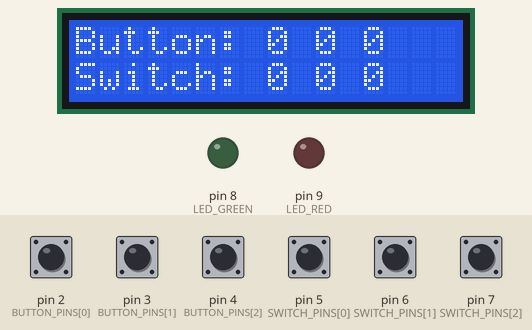
Recording of a sketch running on a simulated Arduino Uno, built with avr-gcc and run on an emulated ATmega328P. On the bench: 16×2 character LCD, output pins drawn as LEDs (lit = HIGH). Inputs (shaded band) come from the test bench; at power-on: pin 2 (BUTTON_PINS[0]), pin 3 (BUTTON_PINS[1]), pin 4 (BUTTON_PINS[2]), pin 5 (SWITCH_PINS[0]), pin 6 (SWITCH_PINS[1]), pin 7 (SWITCH_PINS[2]) HIGH.

Above: at 1.2 s.
1.3 s: pin 2 (BUTTON_PINS[0]) pulled LOW for 0.15 s
At 1.4 s:
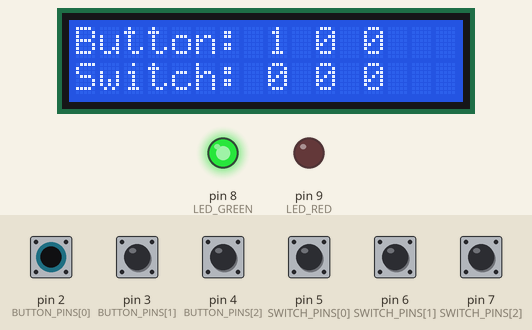
2.9 s: pin 3 (BUTTON_PINS[1]) pulled LOW for 0.15 s
At 3.03 s:
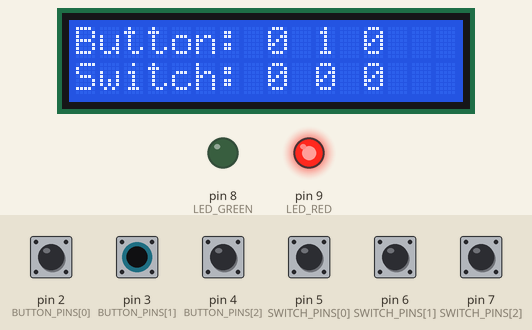
4.6 s: pin 4 (BUTTON_PINS[2]) pulled LOW for 0.15 s
At 4.73 s:
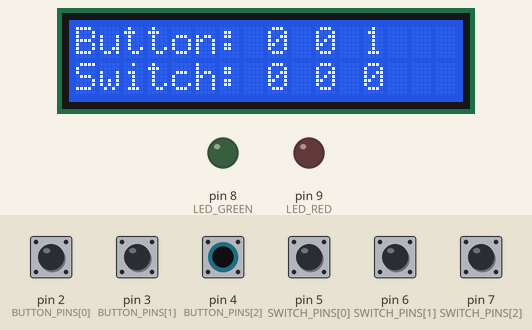
6.3 s: pin 5 (SWITCH_PINS[0]) pulled LOW for 0.15 s
At 6.43 s:
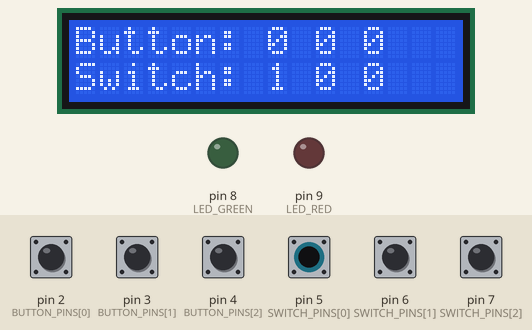
8.0 s: pin 6 (SWITCH_PINS[1]) pulled LOW for 0.15 s
At 8.13 s:
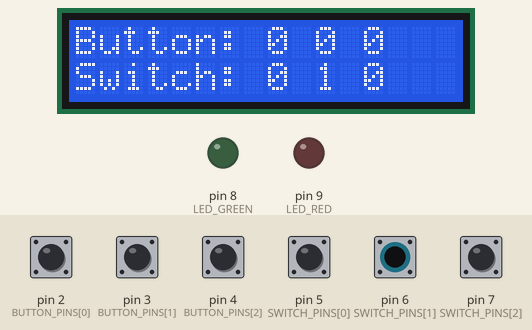
9.7 s: pin 7 (SWITCH_PINS[2]) pulled LOW for 0.15 s
At 9.84 s:
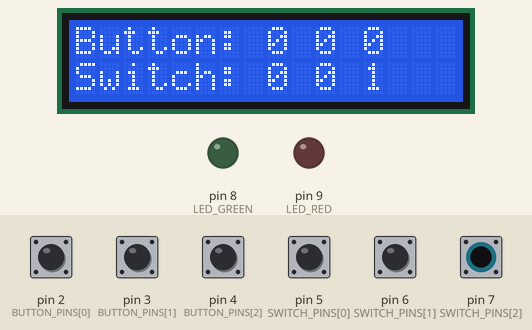
Timing chart, 0 to 12.4 s (numbered marks = the images above; inputs shaded):
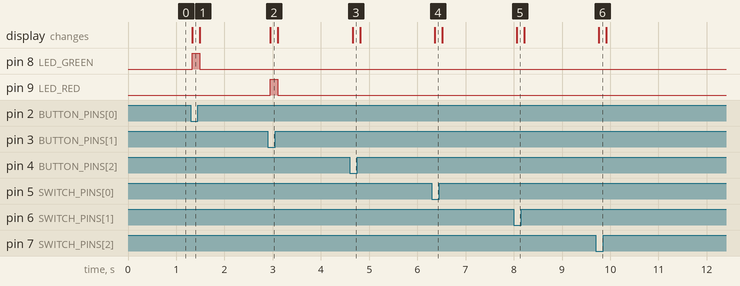

Measured:
- after the input at 1.3 s, pin 8 (LED_GREEN): LOW → HIGH at once, → LOW 0.15 s later; the display: changes at once (image 1)
- after the input at 2.9 s, pin 9 (LED_RED): LOW → HIGH after 0.05 s, → LOW 0.15 s later; the display: changes after 0.05 s (image 2)
- after the input at 4.6 s, the display: changes after 0.06 s (image 3)
- after the input at 6.3 s, the display: changes after 0.06 s (image 4)
- after the input at 8.0 s, the display: changes after 0.06 s (image 5)
- after the input at 9.7 s, the display: changes after 0.06 s (image 6)

The sketch:

Task1_IO_Test.ino
```cpp
// ET4047 Week 10 - Secure Access Control (I2C backpack LCD version)
// Task 1: Hardware test
// Shows the state of every button and switch on the LCD.
// Button 1 lights the green LED, Button 2 lights the red LED.

#include <Wire.h>
#include <LiquidCrystal_I2C.h>   // "LiquidCrystal I2C" by Frank de Brabander

// 16x2 LCD with an I2C backpack. The lab displays are at address 0x20.
// Blank screen? Try 0x27 or 0x3F, and turn the contrast screw.
LiquidCrystal_I2C lcd(0x20, 16, 2);

const byte BUTTON_PINS[3] = {2, 3, 4};   // B1, B2, B3
const byte SWITCH_PINS[3] = {5, 6, 7};   // SW1, SW2, SW3 (Extension only)
const byte LED_GREEN = 8;
const byte LED_RED   = 9;

// INPUT_PULLUP: the pin reads LOW when the button is pressed
bool isPressed(byte pin) {
  return digitalRead(pin) == LOW;
}

void setup() {
  Serial.begin(9600);

  for (byte i = 0; i < 3; i++) {
    pinMode(BUTTON_PINS[i], INPUT_PULLUP);
    pinMode(SWITCH_PINS[i], INPUT_PULLUP);
  }
  pinMode(LED_GREEN, OUTPUT);
  pinMode(LED_RED, OUTPUT);

  lcd.init();
  lcd.backlight();
}

void loop() {
  // Row 0: buttons (1 = pressed)
  lcd.setCursor(0, 0);
  lcd.print("Button: ");
  for (byte i = 0; i < 3; i++) {
    lcd.print(isPressed(BUTTON_PINS[i]) ? '1' : '0');
    lcd.print(' ');
  }

  // Row 1: switches (1 = ON, connected to GND)
  lcd.setCursor(0, 1);
  lcd.print("Switch: ");
  for (byte i = 0; i < 3; i++) {
    lcd.print(isPressed(SWITCH_PINS[i]) ? '1' : '0');
    lcd.print(' ');
  }

  // LEDs follow Button 1 and Button 2
  digitalWrite(LED_GREEN, isPressed(BUTTON_PINS[0]) ? HIGH : LOW);
  digitalWrite(LED_RED,   isPressed(BUTTON_PINS[1]) ? HIGH : LOW);

  delay(50);   // a short delay is fine in a test sketch
}
```
